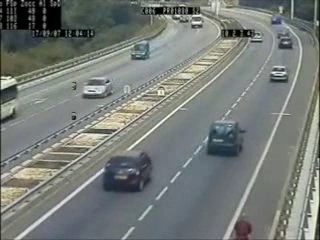
#> input picture frame 75 of Student_folder/images/cars.avi, 320 x 240 px, given in place of walking.avi, which was not available
$ python ObjectTracking_Ex2.py
#> lines starting #> are read from the running program, lines starting #| are printed output that depends on the picture; pictures that were not available may be replaced by others from this repository, and a replacement may not be noted
# ObjectTracking_Ex2.py

# CSCI-509 - AI & Computer Vision | Summer 2022 | USC Upstate
# Thu. 06/16/2022
# Trevor Reynen

# Dense Optical Flow in OpenCV.


# Imports.
import cv2
import numpy as np


# Load video.
cap = cv2.VideoCapture('./assets/images/walking.avi')
# cap = cv2.VideoCapture('./assets/images/cars.avi')

# Get first frame.
ret, first_frame = cap.read()
#> first_frame is the input picture: shape (240, 320, 3); mean B, G, R 120, 123.9, 118.8
previous_gray = cv2.cvtColor(first_frame, cv2.COLOR_BGR2GRAY)

# HSV is new way of representing color (Hue, Saturation, and Value)
# Make dimensional 255
hsv = np.zeros_like(first_frame)
hsv[..., 1] = 255
print(hsv)

while cap.isOpened():
    ret, frame2 = cap.read()
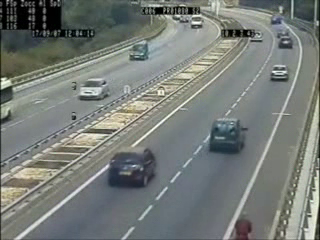
#> input picture frame 76 of Student_folder/images/cars.avi, 320 x 240 px, given in place of walking.avi, which was not available
#> frame2 is the input picture: shape (240, 320, 3); mean B, G, R 119.9, 124, 118.8

    height, width = frame2.shape[:2]
#> height = 240; width = 320

    cv2.imshow('Original', frame2)

    next = cv2.cvtColor(frame2, cv2.COLOR_BGR2GRAY)

    # Calculates an Optical Flow.
    flow = cv2.calcOpticalFlowFarneback(previous_gray, next, None, 0.5, 3, 15, 3, 5, 1.2, 0)

    # Use flow to calculate the magnitude (speed) and angle of motion.
    magnitude, angle = cv2.cartToPolar(flow[..., 0], flow[..., 1])
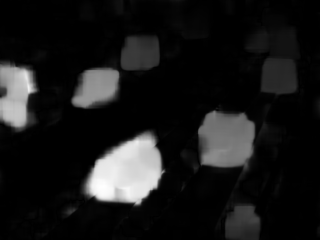
#> magnitude: shape (240, 320) float32; min 1.53e-05, max 6.73, mean 0.675; drawn with min black and max white
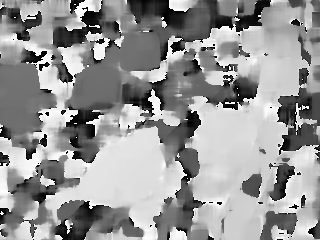
#> angle: shape (240, 320) float32; min 5.17e-05, max 6.28, mean 3.72; drawn with min black and max white

    # Colors are used to reflect movement with Hue being direction and Value (brightness/intensity)
    # being speed.
    hsv[..., 0] = angle * (180 / (np.pi / 2))
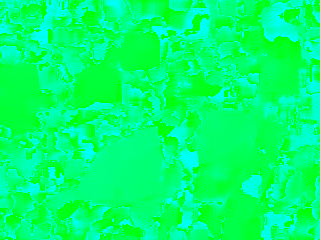
#> hsv: shape (240, 320, 3); mean of channels 0, 1, 2 110.8, 255, 0; drawn as B, G, R
    hsv[..., 2] = cv2.normalize(magnitude, None, 0, 255, cv2.NORM_MINMAX)
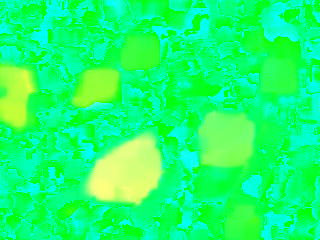
#> hsv: shape (240, 320, 3); mean of channels 0, 1, 2 110.8, 255, 25.1; drawn as B, G, R

    final_img = cv2.cvtColor(hsv, cv2.COLOR_HSV2BGR)
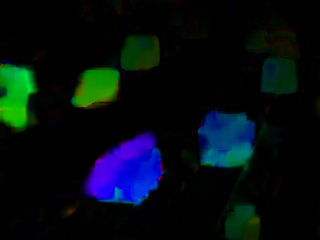
#> final_img: shape (240, 320, 3); mean B, G, R 16.3, 12.8, 3.4

    # Show out demo of Dense Optical Flow.
    cv2.imshow('Dense Optical Flow', final_img)

    if cv2.waitKey(1) == 13:  # 13 is the Enter key.
#> (key Esc is pressed here)
        break

    # Store current image as previous image.
    previous_gray = next

cap.release()
cv2.destroyAllWindows()

$ run again, starting later in the video
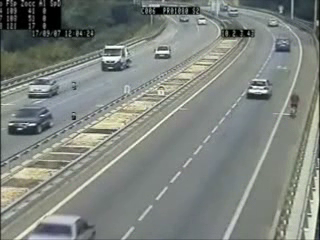
#> input picture frame 337 of Student_folder/images/cars.avi, 320 x 240 px, given in place of walking.avi, which was not available
#> first_frame is the input picture: shape (240, 320, 3); mean B, G, R 126.3, 131.7, 126
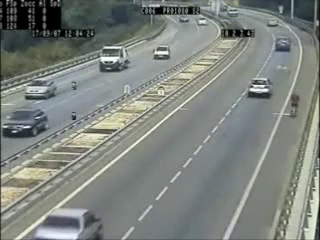
#> input picture frame 338 of Student_folder/images/cars.avi, 320 x 240 px, given in place of walking.avi, which was not available
#> frame2 is the input picture: shape (240, 320, 3); mean B, G, R 126.6, 131.9, 126.2
#> `final_img = cv2.cvtColor(hsv, cv2.COLOR_HSV2BGR)`:
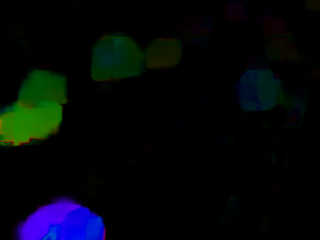
#> final_img: shape (240, 320, 3); mean B, G, R 9.3, 6.9, 3.2

$ run again, starting later in the video
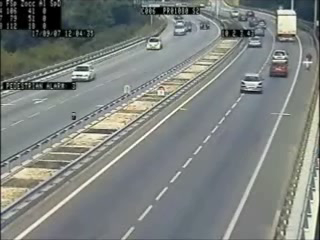
#> input picture frame 600 of Student_folder/images/cars.avi, 320 x 240 px, given in place of walking.avi, which was not available
#> first_frame is the input picture: shape (240, 320, 3); mean B, G, R 126.6, 129.8, 124.9
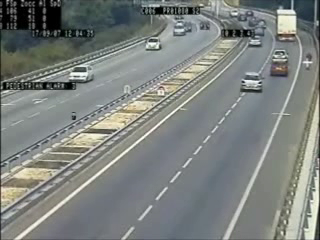
#> input picture frame 601 of Student_folder/images/cars.avi, 320 x 240 px, given in place of walking.avi, which was not available
#> frame2 is the input picture: shape (240, 320, 3); mean B, G, R 126.5, 129.6, 125.1
#> `final_img = cv2.cvtColor(hsv, cv2.COLOR_HSV2BGR)`:
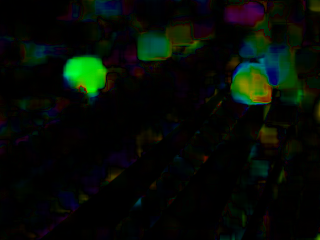
#> final_img: shape (240, 320, 3); mean B, G, R 5.4, 11.5, 5.4
